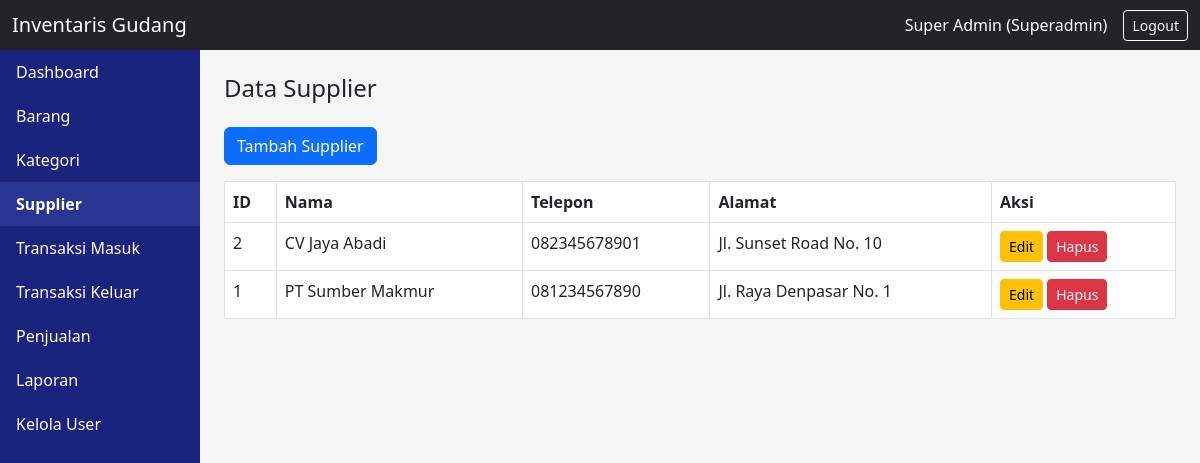
Page /pages/supplier.php (signed in) on the committed database.
### tables this page shows
CREATE TABLE `supplier` (
  `id` int(11) NOT NULL,
  `nama` varchar(100) NOT NULL,
  `telepon` varchar(20) DEFAULT NULL,
  `alamat` text DEFAULT NULL,
  `created_at` datetime DEFAULT current_timestamp()
);

### config/koneksi.php (called while the page is built, shortened)
<?php
class Database {
    protected function connect() {
        $host = "localhost";
        $user = "root";
        $pass = "";
        $db   = "db_inventaris_gudang_uas";
        $this->conn = new mysqli($host, $user, $pass, $db);
    }
}
?>

### models/SupplierModel.php (called while the page is built, shortened)
<?php
require_once __DIR__ . '/../config/koneksi.php';
class SupplierModel extends Database {
    public function getAll() {
        $qry = "SELECT * FROM supplier ORDER BY nama ASC";
        return $this->conn->query($qry);
    }
}
?>

### pages/supplier.php (the view, shortened to what this page needs)
<?php
require_once '../config/koneksi.php';
require_once '../models/SupplierModel.php';
$supplierModel = new SupplierModel();
$suppliers = $supplierModel->getAll();
include '../components/header.php';
include '../components/navbar.php';
?>
<div class="container-fluid">
    <div class="row">
        <?php include '../components/sidebar.php'; ?>
        <div class="col-md-10 p-4">
            <h4 class="mb-4">Data Supplier</h4>
            <button type="button" class="btn btn-primary mb-3" data-bs-toggle="modal" data-bs-target="#modalTambah">Tambah Supplier</button>
            <table class="table table-bordered">
                <thead>
                    <tr>
                        <th>ID</th>
                        <th>Nama</th>
                        <th>Telepon</th>
                        <th>Alamat</th>
                        <th>Aksi</th>
                    </tr>
                </thead>
                <tbody>
                    <?php while ($row = $suppliers->fetch_assoc()): ?>
                    <tr>
                        <td><?= $row['id'] ?></td>
                        <td><?= htmlspecialchars($row['nama']) ?></td>
                        <td><?= htmlspecialchars($row['telepon']) ?></td>
                        <td><?= htmlspecialchars($row['alamat']) ?></td>
                        <td>
                            <button type="button" class="btn btn-sm btn-warning" data-bs-toggle="modal" data-bs-target="#modalEdit<?= $row['id'] ?>">Edit</button>
                            <a href="proses_supplier.php?aksi=hapus&id=<?= $row['id'] ?>" class="btn btn-sm btn-danger" onclick="return confirm('Yakin hapus supplier ini?')">Hapus</a>
                        </td>
                    </tr>
                    <?php endwhile; ?>
                </tbody>
            </table>
        </div>
    </div>
</div>
<?php include '../components/footer.php'; ?>

### assets/css/style.css (style rules this page uses)
body { background-color: #f5f5f5; }

### rows in the picture
supplier: id "2", nama "CV Jaya Abadi", telepon "082345678901", alamat "Jl. Sunset Road No. 10"
supplier: id "1", nama "PT Sumber Makmur", telepon "081234567890", alamat "Jl. Raya Denpasar No. 1"

### other values in the picture
Session::getNama() "Super Admin"
Session::getRole() "Superadmin"
